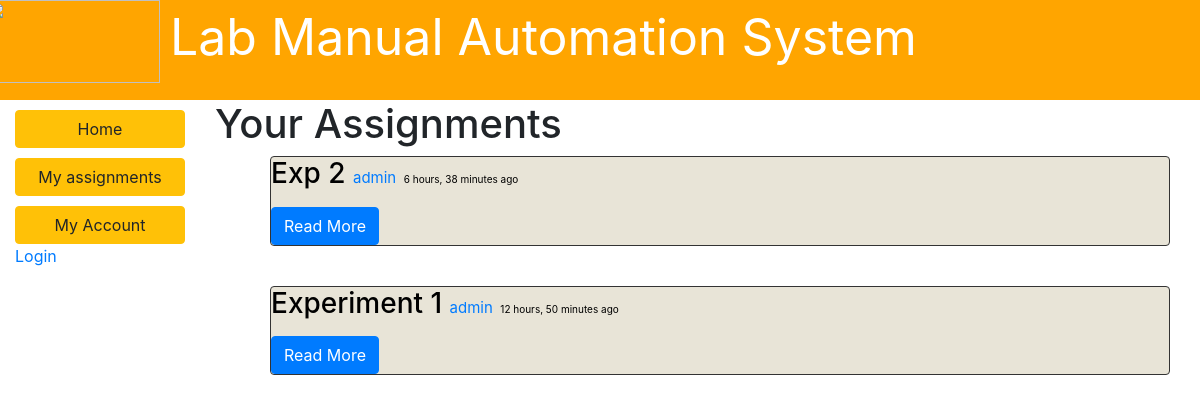
Page /blog/Assignment/ on the earlier database version.
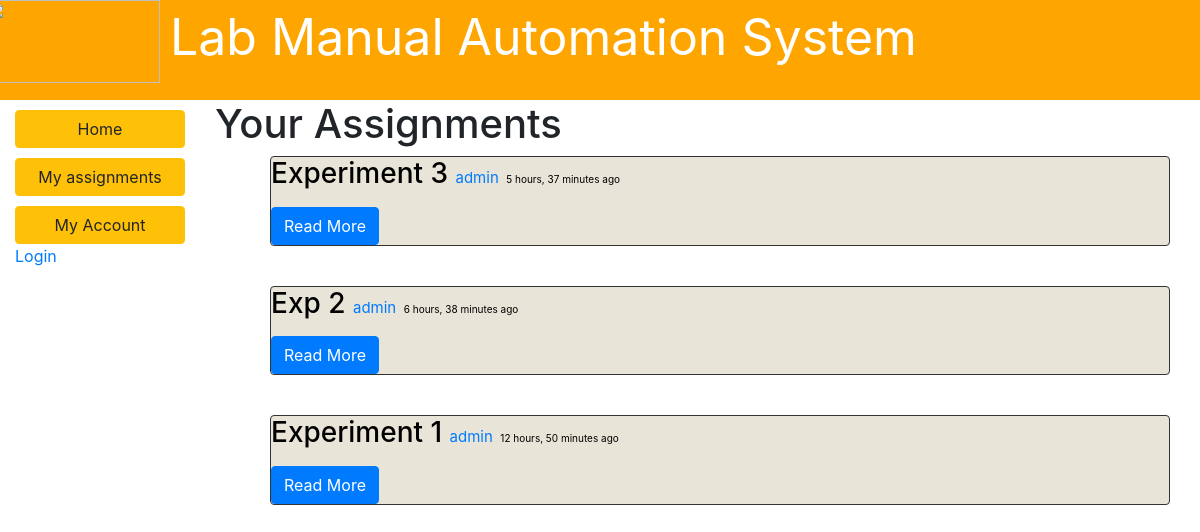
Same page on the later database version.
### blog/models.py (models this page shows, shortened)
class Assignment(models.Model):
	title=models.CharField(max_length=200)
	author=models.ForeignKey("UserProfile", on_delete=models.SET_NULL, null=True)
	timestamp=models.DateTimeField(auto_now=False,auto_now_add=True)
	publish=models.DateField(auto_now=False,auto_now_add=False)
	file_pdf=models.FileField(null=True, blank=True)
	Rmin = models.IntegerField(default=0)
	Rmax = models.IntegerField(default=800)
	class Meta:
		ordering = ["-timestamp"]

class UserProfile(models.Model):
	user=models.OneToOneField(User)
	first_name=models.CharField(max_length=100,default='')
	last_name=models.CharField(max_length=100,default='')
	desciption=models.CharField(max_length=500,default='')
	profile_image=models.FileField(null=True,blank=True)
	def __str__(self):
		return self.user.username

### blog/views.py (the view)
class AssignmentListView(generic.ListView):
	model=Assignment
	paginate_by = 10

### blog/templates/blog/assignment_list.html (shortened to what this page needs)
{% extends "base_generic.html" %}
{% block content %}
<h1 style="font: serif;"
	style="color: #777;"> Your Assignments</h1>
	{% if assignment_list %}
    <ul>
      {% for blog in assignment_list %}
<div class="col-sm-12">
<div class="card card-inverse" style="background-color: #e8e4d7; border-color: #333; margin-bottom: 40px;">
  <div class="card-block">
    <h3 class="card-title" style="color: #000">{{ blog.title }} <small style="font-size: 15px"><a href="{% url 'user-detail' blog.author.pk%}"> {{blog.author}}</a></small> <small style="font-size: 10px">{{ blog.timestamp | timesince}} ago</small></h3>
    <a href="{% url 'blog-detail' blog.pk %}" class="btn btn-primary">Read More</a>
  </div>
</div>
      </div>
      {% endfor %}
    </ul>
    {% else %}
      <p>Stay Tuned We are Coming Up with Some Amazing Content</p>
    {% endif %}
{% endblock %}

Differences in the rows shown:
added Assignment: title "Experiment 3", author "admin", timestamp "5 hours, 37 minutes"
